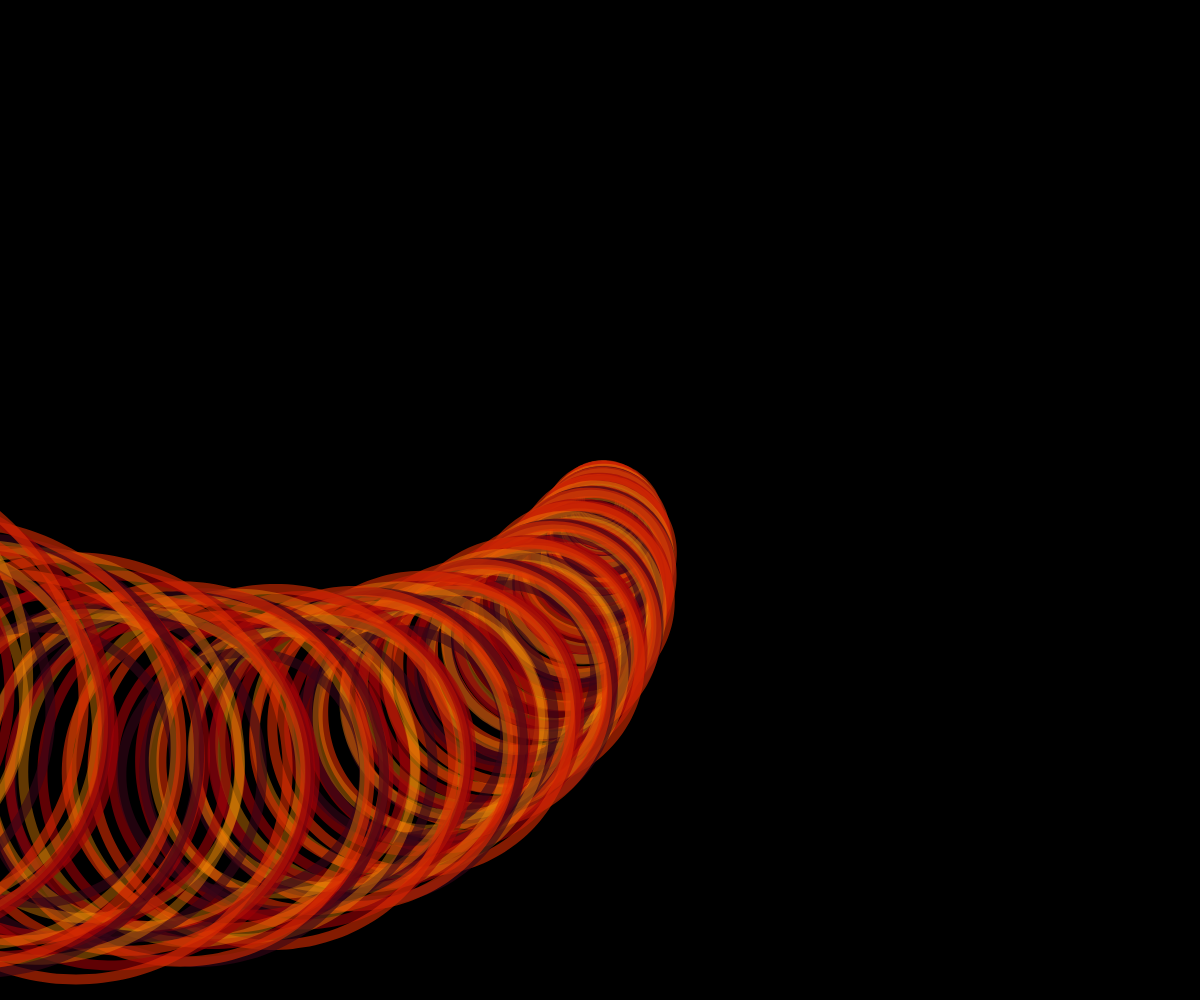
Frame 1 (no input)
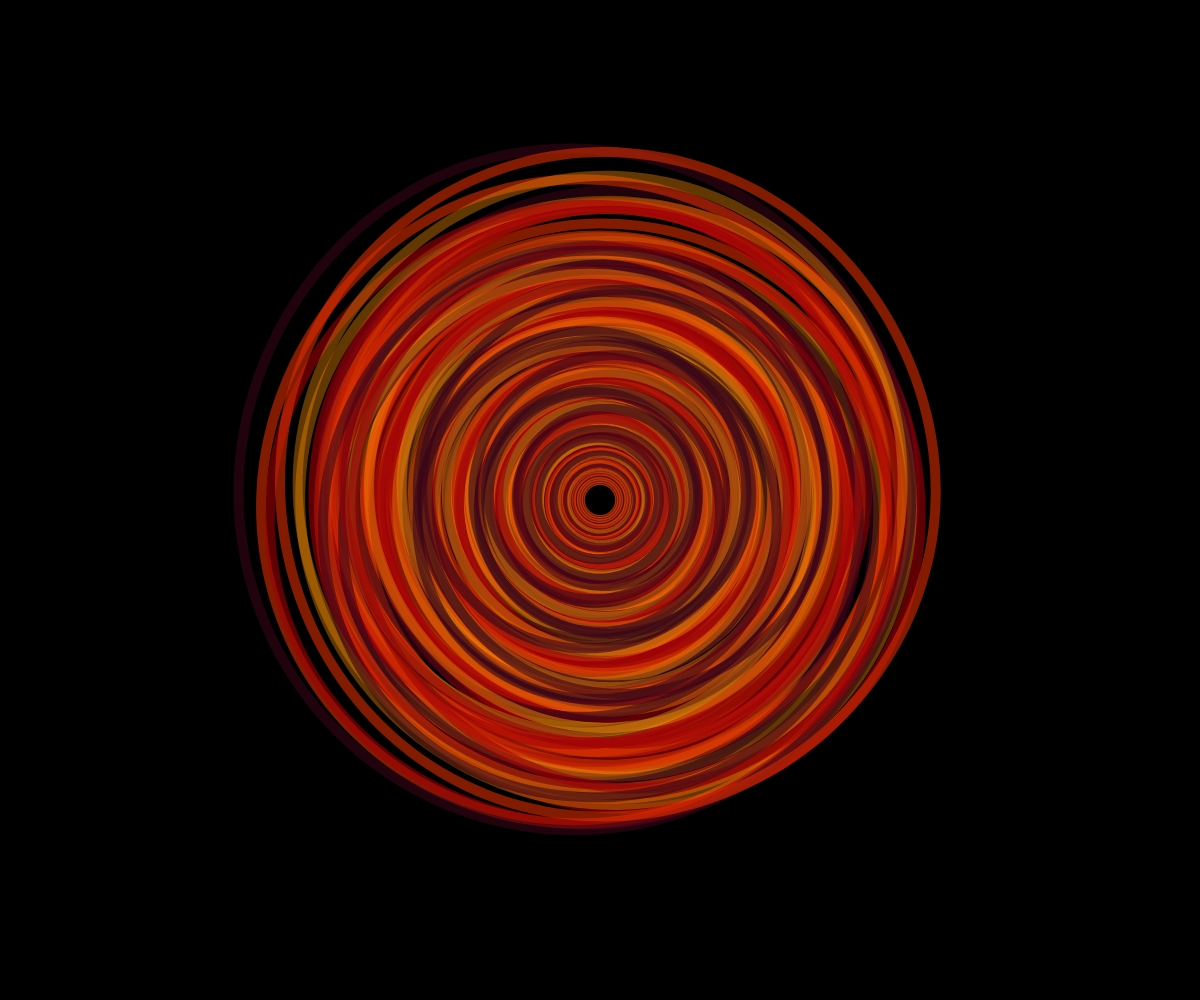
Frame 60 (no input)
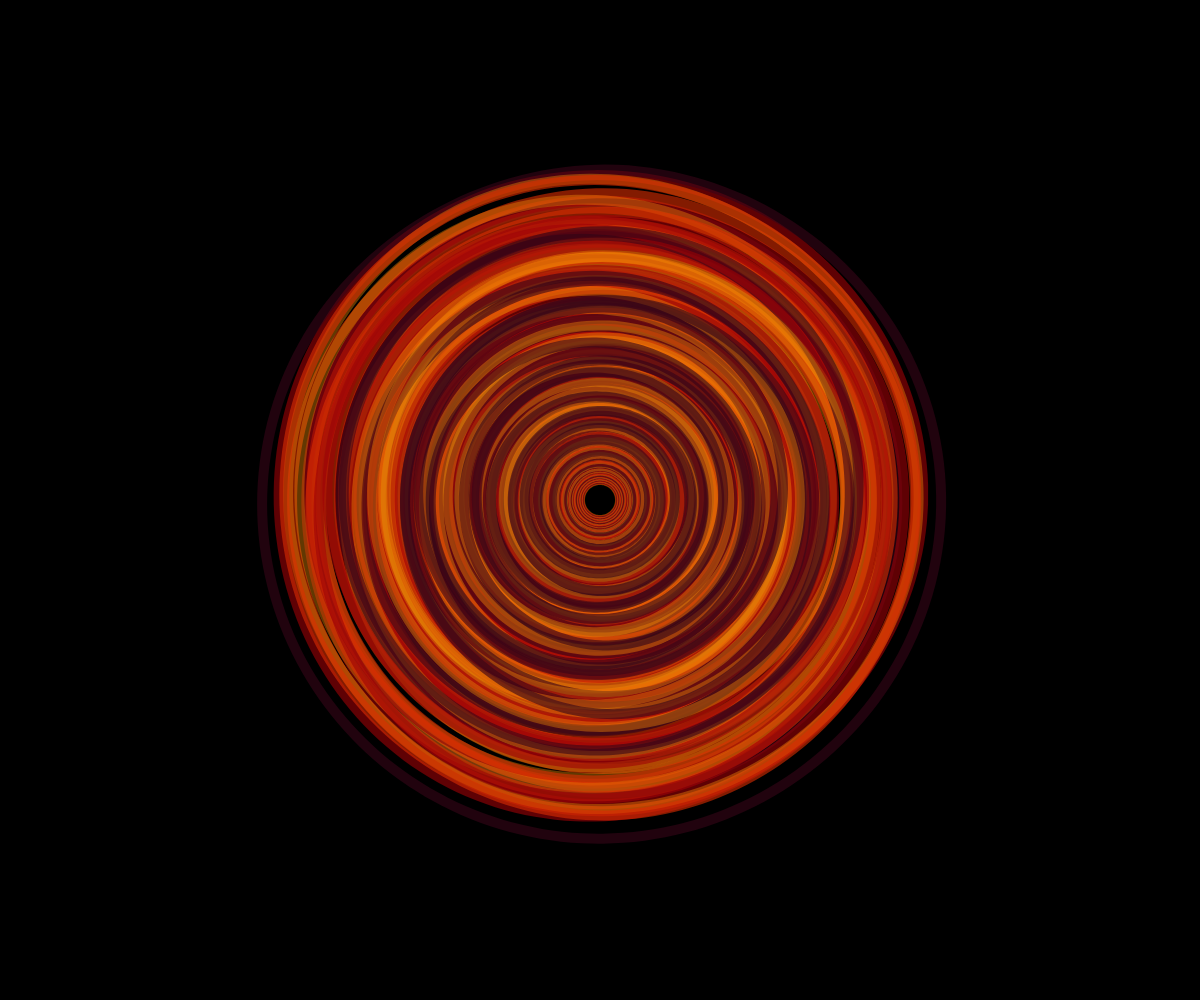
Frame 120 (the mouse pressed at the canvas centre since frame 60)

The p5.js sketch that drew these frames (run headless with seeded random() and noise() and a simulated clock; from frame 60 on, the mouse is pressed at the canvas centre):

// p5.js sketch
// ── sketch.js
let kMax;
let step;
let n = 200; // number of blobs
let radius = 20; // diameter of the circle
let inter = 0.5; // difference between the sizes of two blobs
let maxNoise = 352;
let maxShift = 20;

let pallete;

let noiseProg = (x) => (x*x);

function setup() {
    createCanvas(windowWidth, windowHeight);
    colorMode(HSB, 360, 100, 100, 100);
    angleMode(DEGREES);
    noFill();
    kMax = 0.1;
    step = 1;
    pallete = [color(34, 98, 96, 40), color(12, 99, 86, 60), color(358, 99, 62, 60), color(339, 89, 22, 60)];
    translate(width/2, height/2);
    strokeWeight(10);
    // noLoop();
}

function draw() {
    background(0, 0, 0, 100);
    translate(width / 2, height / 2);
    let t = frameCount/400;
    for (let i = 0; i < n; i++) {
        let size = radius + i * inter;
        let k = kMax * sqrt(i / n);
        let noisiness = maxNoise * noiseProg(i / n);
        rotate(frameCount);
        translate(maxShift * noiseProg(i / n), maxShift * noiseProg(i / n))
        blob(size, 0, 0, k, i * step + t, noisiness, i);
    }
}

function blob(size, xCenter, yCenter, k, t, noisiness, i) {
    beginShape();
    stroke(pallete[i % 4]);
    let angleStep = 360 / 100;
    for (let theta = 360; theta > 0; theta -= angleStep) {
        let r1, r2;
        r1 = cos(theta) + 1;
        r2 = sin(theta) + 1;
        let r = size + noise(k * r1, k * r2, t) * noisiness;
        let x = xCenter + r*cos(theta);
        let y = yCenter + r*sin(theta);
        curveVertex(x, y);
    }
    endShape(CLOSE);
}
